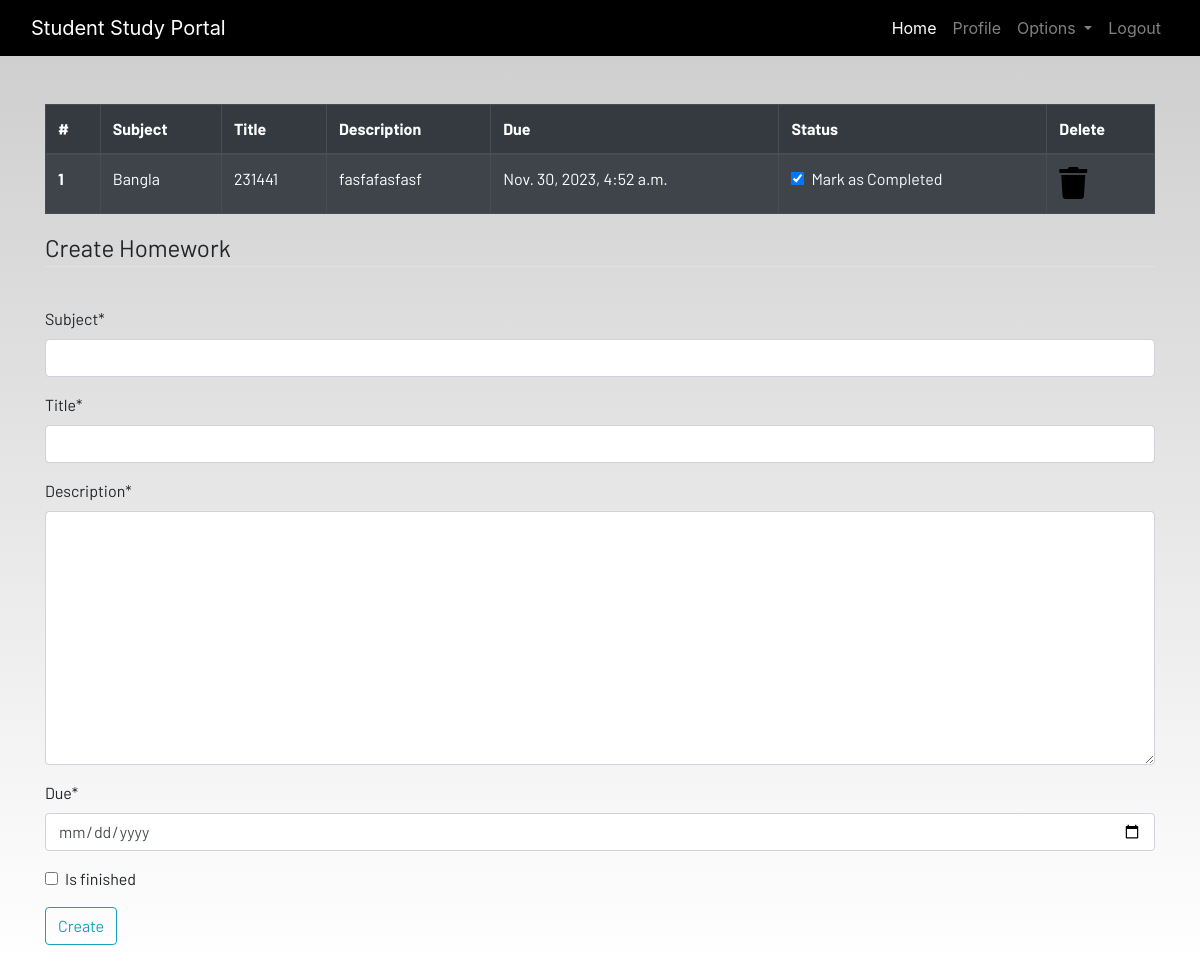
The page /homework (signed in) on the database its author committed.
### dashboard/models.py (models this page shows, shortened)
class Homework(models.Model):
    user = models.ForeignKey(User, on_delete=models.CASCADE)
    subject = models.CharField(max_length=50)
    title = models.CharField(max_length=100)
    description = models.TextField()
    due = models.DateTimeField()
    is_finished = models.BooleanField(default=False)

### dashboard/views.py (the view)
# urls.py: path('homework',views.homework,name='homework'),
@login_required(login_url='login')
def homework(request):
    if request.method== 'POST':
        form = HomeworkForm(request.POST)
        if form.is_valid():
            try:
                finished = request.POST['is_finished']
                if finished == 'on':
                    finished=True
                else:
                    finished=False
            except:
                finished=False
            homework = Homework(
                user=request.user,
                subject = request.POST['subject'],
                title = request.POST['title'],
                description = request.POST['description'],
                due = request.POST['due'],
                is_finished = finished
            )
            homework.save()
            messages.success(request, f"Homework added from {request.user.username} successfully!")
            return redirect('homework')
    else:
        form = HomeworkForm()
    homework = Homework.objects.filter(user=request.user)
    if len(homework) == 0:
        homework_done=True
    else:
        homework_done=False
    context={'homework':homework,'homework_done':homework_done, 'form':form}
    return render(request,'dashboard/homework.html',context)

### dashboard/forms.py
class HomeworkForm(forms.ModelForm):
    class Meta:
        model = Homework
        widgets = {'due': DateInput()}
        fields = ['subject','title', 'description', 'due', 'is_finished']

### dashboard/templates/dashboard/homework.html (shortened to what this page needs)
{% extends 'dashboard/base.html' %}
{% load static %}
{% load crispy_forms_tags %}
{% block content %}
<div class="container">
    {% if not homework_done %}
    <table class="table table-striped table-bordered table-hover table-dark">
        <thead>
            <tr>
                <th scope="col">#</th>
                <th scope="col">Subject</th>
                <th scope="col">Title</th>
                <th scope="col">Description</th>
                <th scope="col">Due</th>
                <th scope="col">Status</th>
                <th scope="col">Delete</th>
            </tr>
        </thead>
        <tbody>
            {% for work in homework %}
            <tr>
                <th scope="row">{{forloop.counter}}</th>
                <td>{{work.subject}}</td>
                <td>{{work.title}}</td>
                <td>{{work.description}}</td>
                <td>{{work.due}}</td>
                <td>
                    <a href="{% url 'update_homework' work.id %}">
                        <div class="form-check">
                            {% if work.is_finished == True %}
                            <input class="form-check-input" type="checkbox" value="" checked>
                            {%else%}
                            <input class="form-check-input" type="checkbox" value="">
                            {% endif %}
                            <label class="form-check-label text-light" for="flexCheckDefault">
                                Mark as Completed
                            </label>
                        </div>
                    </a>
                </td>
                <td><a href="{% url 'delete_homework' work.id %}"><i class="fa fa-trash fa-2x"></i></a></td>
            </tr>
            {% endfor %}
        </tbody>
    </table>
    {% else %}
    <h4>All homeworks are completed!! Create to have more!!</h4>
    {% endif %}
</div>
<div class=" container">
    <form method="POST">
        <fieldset class="form-group">
            <legend class="border-bottom mb-4">Create Homework</legend>
        </fieldset>
        {{form|crispy}}
        <div class="form-group">
            <button href="" class="btn btn-outline-info" type="submit">
                Create
            </button>
        </div>
    </form>
</div>
{% endblock content %}

### static/css/main.css (style rules this page uses)
html { scroll-behavior: smooth; height: 100%; width: 100%; }
a { text-decoration: none !important; color: black; }
html, body { max-width: 100%; overflow-x: hidden; height: 100%; width: 100%; }
body { background: linear-gradient(rgba(0, 0, 0, 0.2), rgba(255, 255, 255, 0.5)); overflow-x: hidden; background-repeat: no-repeat; }
.fa { color: black; }

### rows shown on the page
Homework: subject "Bangla", title "231441", description "fasfafasfasf", due "Nov. 30, 2023, 4:52 a.m."
